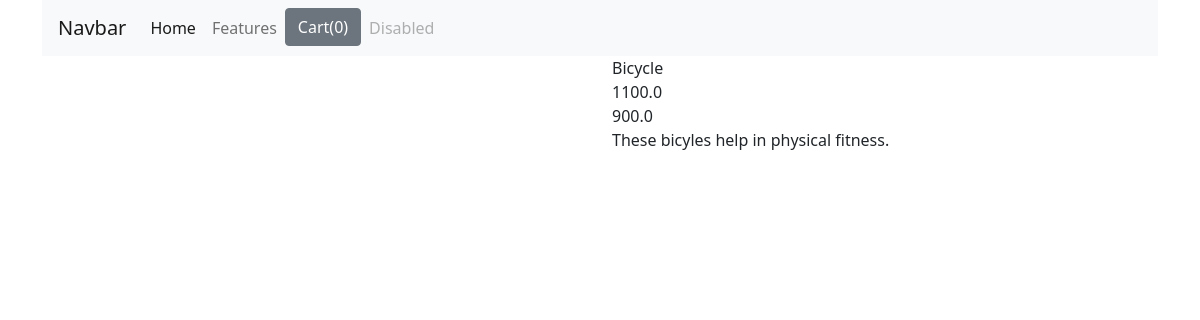
Screenshot of /productdetail/3 with the database file from the repository.
### shoping_app/models.py (models this page shows, shortened)
class Product(models.Model):
    title = models.CharField(max_length=100)
    price = models.FloatField()
    discount_price = models.FloatField()
    category = models.CharField(max_length=100)
    description = models.TextField()
    image = models.CharField(max_length=300)

### shoping_app/views.py (the view)
# urls.py: path('productdetail/<str:pk>', views.detail, name='detail'),
def detail(request, pk):
    productName = Product.objects.get(id=pk)
    context = {
        'product_name': productName,
    }
    return render(request, 'shoping_app/detail.html', context)

### shoping_app/templates/shoping_app/detail.html (shortened to what this page needs)
{% extends 'shoping_app/base.html' %} {% block content %}
<div class="container">
    <div class="row">
        <div class="col-md-6">
            <div class="row">
                <div class="col-md-12">
                </div>
            </div>
        </div>
        <div class="col-md-6">
            <div class="row">
                <div class="col-md-12">
                    {{ product_name.title }}
                </div>
            </div>
            <div class="row">
                <div class="col-md-12">
                    {{ product_name.price }}
                </div>
            </div>
            <div class="row">
                <div class="col-md-12">
                    {{ product_name.discount_price }}
                </div>
            </div>
            <div class="row">
                <div class="col-md-12">
                    {{ product_name.description }}
                </div>
            </div>
        </div>
    </div>
</div>
{% endblock content %}

### rows the page displays
Product: title "Bicycle", price "1100.0", discount_price "900.0", description "These bicyles help in physical fitness."
